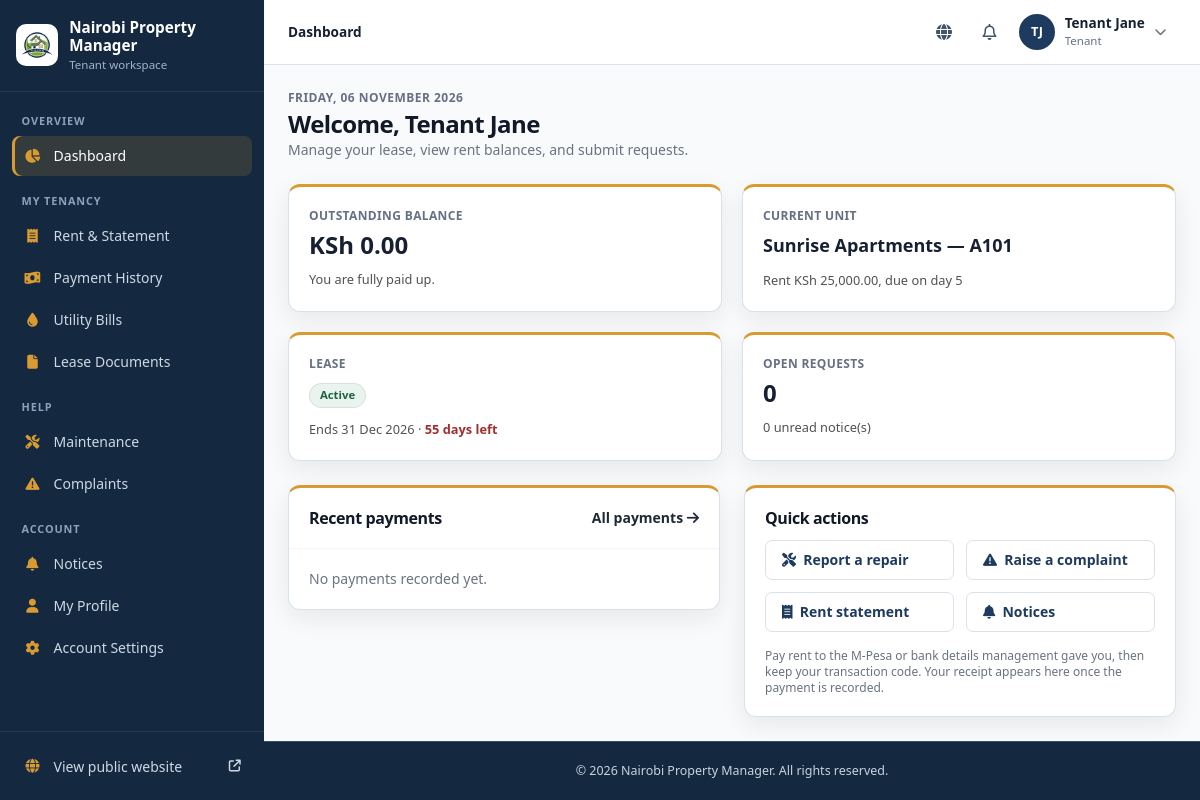
Page /tenant/dashboard.php (signed in) on the committed database.
### tables this page shows
CREATE TABLE IF NOT EXISTS tenants (
    id INT AUTO_INCREMENT PRIMARY KEY,
    user_id INT NULL,
    full_name VARCHAR(100) NOT NULL,
    phone VARCHAR(20) NOT NULL,
    email VARCHAR(150) NOT NULL,
    national_id VARCHAR(50) NOT NULL UNIQUE,
    gender ENUM('Male', 'Female', 'Other') NOT NULL,
    date_of_birth DATE NULL,
    emergency_contact_name VARCHAR(100),
    emergency_contact_phone VARCHAR(20),
    occupation VARCHAR(100),
    employer VARCHAR(100),
    current_address TEXT,
    profile_photo VARCHAR(255),
    status ENUM('Active', 'Inactive', 'Evicted', 'Blacklisted') DEFAULT 'Active',
    created_at TIMESTAMP DEFAULT CURRENT_TIMESTAMP,
    FOREIGN KEY (user_id) REFERENCES users(id) ON DELETE SET NULL
);

CREATE TABLE IF NOT EXISTS leases (
    id INT AUTO_INCREMENT PRIMARY KEY,
    tenant_id INT NOT NULL,
    property_id INT NOT NULL,
    unit_id INT NOT NULL,
    start_date DATE NOT NULL,
    end_date DATE NOT NULL,
    monthly_rent DECIMAL(12, 2) NOT NULL,
    deposit DECIMAL(12, 2) NOT NULL,
    payment_due_day INT DEFAULT 5,
    notice_period_days INT DEFAULT 30,
    status ENUM('Active', 'Expired', 'Terminated', 'Pending', 'Renewed') DEFAULT 'Pending',
    special_terms TEXT,
    document_path VARCHAR(255),
    created_at TIMESTAMP DEFAULT CURRENT_TIMESTAMP,
    FOREIGN KEY (tenant_id) REFERENCES tenants(id) ON DELETE RESTRICT,
    FOREIGN KEY (property_id) REFERENCES properties(id) ON DELETE RESTRICT,
    FOREIGN KEY (unit_id) REFERENCES units(id) ON DELETE RESTRICT
);

CREATE TABLE IF NOT EXISTS properties (
    id INT AUTO_INCREMENT PRIMARY KEY,
    landlord_id INT NOT NULL,
    name VARCHAR(150) NOT NULL,
    property_type ENUM('Apartment', 'Flats', 'Bedsitters', 'Maisonettes', 'Townhouses', 'Commercial', 'Student Housing', 'Mixed Use', 'Single Family', 'Other') NOT NULL,
    description TEXT,
    location_id INT NOT NULL,
    physical_address VARCHAR(255) NOT NULL,
    latitude DECIMAL(10, 8) NULL,
    longitude DECIMAL(11, 8) NULL,
    number_of_units INT NOT NULL DEFAULT 0,
    year_built YEAR NULL,
    amenities TEXT,
    status ENUM('Active', 'Under Maintenance', 'Archived') DEFAULT 'Active',
    property_image VARCHAR(255) NULL,
    created_at TIMESTAMP DEFAULT CURRENT_TIMESTAMP,
    updated_at TIMESTAMP DEFAULT CURRENT_TIMESTAMP ON UPDATE CURRENT_TIMESTAMP,
    FOREIGN KEY (landlord_id) REFERENCES landlords(id) ON DELETE RESTRICT,
    FOREIGN KEY (location_id) REFERENCES locations(id) ON DELETE RESTRICT
);

CREATE TABLE IF NOT EXISTS units (
    id INT AUTO_INCREMENT PRIMARY KEY,
    property_id INT NOT NULL,
    unit_number VARCHAR(50) NOT NULL,
    floor VARCHAR(20) DEFAULT 'Ground',
    house_type ENUM('Bedsitter', 'Studio', '1 Bedroom', '2 Bedroom', '3 Bedroom', '4 Bedroom', 'Maisonette', 'Shop', 'Office', 'Other') NOT NULL,
    bedrooms INT DEFAULT 1,
    bathrooms INT DEFAULT 1,
    monthly_rent DECIMAL(12, 2) NOT NULL,
    deposit DECIMAL(12, 2) NOT NULL,
    service_charge DECIMAL(12, 2) DEFAULT 0.00,
    water_billing_method ENUM('Meter Reading', 'Fixed Rate', 'Per Unit', 'Shared') DEFAULT 'Meter Reading',
    electricity_billing_method ENUM('Prepaid', 'Postpaid Sub-Meter', 'Fixed') DEFAULT 'Prepaid',
    status ENUM('Vacant', 'Occupied', 'Reserved', 'Under Maintenance', 'Unavailable') DEFAULT 'Vacant',
    description TEXT,
    created_at TIMESTAMP DEFAULT CURRENT_TIMESTAMP,
    FOREIGN KEY (property_id) REFERENCES properties(id) ON DELETE CASCADE,
    UNIQUE KEY unique_property_unit (property_id, unit_number)
);

### tenant/dashboard.php (the view, shortened to what the rows shown need)
<?php
require_once __DIR__ . '/../config/auth.php';
require_once __DIR__ . '/../includes/functions.php';
$db = db();
$user = getCurrentUser();
$stmt = $db->prepare("SELECT * FROM tenants WHERE user_id = ?");
$stmt->execute([$user['id']]);
$tenant = $stmt->fetch();
$lease_stmt = $db->prepare("
    SELECT l.*, u.unit_number, p.name as property_name
    FROM leases l
    JOIN units u ON l.unit_id = u.id
    JOIN properties p ON l.property_id = p.id
    WHERE l.tenant_id = ? AND l.status = 'Active'
");
$lease_stmt->execute([$tenant['id']]);
$lease = $lease_stmt->fetch();
$daysLeft = $lease ? (int)floor((strtotime($lease['end_date']) - strtotime(date('Y-m-d'))) / 86400) : null;
$page_title = 'Tenant Dashboard';
include __DIR__ . '/../includes/layout_top.php';
?>
<div>
    <p class="page-eyebrow"><?php echo e(date('l, d F Y')); ?></p>
    <h1 class="text-2xl font-bold text-gray-900">Welcome, <?php echo e($tenant['full_name']); ?></h1>
    <p class="text-sm text-gray-500">Manage your lease, view rent balances, and submit requests.</p>
</div>
<div class="grid grid-cols-1 sm:grid-cols-2 xl:grid-cols-4 gap-5">
    <article class="stat-tile bg-white p-5 rounded-xl border border-gray-100 shadow-sm">
        <p class="stat-label">Current unit</p>
        <p class="stat-value text-lg"><?php echo $lease ? e($lease['property_name'] . ' — ' . $lease['unit_number']) : 'No active lease'; ?></p>
        <p class="stat-detail"><?php echo $lease ? 'Rent ' . e(format_currency($lease['monthly_rent'])) . ', due on day ' . (int)$lease['payment_due_day'] : ''; ?></p>
    </article>
    <article class="stat-tile bg-white p-5 rounded-xl border border-gray-100 shadow-sm">
        <p class="stat-label">Lease</p>
        <div class="mt-2"><?php echo render_status_badge($lease['status'] ?? 'None'); ?></div>
        <p class="stat-detail"><?php echo $lease ? 'Ends ' . e(format_date($lease['end_date'])) . ($daysLeft !== null && $daysLeft <= 60 ? ' · <span class="delta-bad">' . $daysLeft . ' days left</span>' : '') : ''; ?></p>
    </article>
</div>
<div class="grid grid-cols-1 lg:grid-cols-2 gap-6 items-start">
    <section class="bg-white rounded-xl border border-gray-100 shadow-sm overflow-hidden">
        <div class="p-5 border-b border-gray-100 flex justify-between gap-3"><h2 class="font-bold text-gray-900">Recent payments</h2></div>
    </section>
    <section class="bg-white rounded-xl border border-gray-100 shadow-sm p-5">
        <h2 class="font-bold text-gray-900 mb-3">Quick actions</h2>
    </section>
</div>
<?php include __DIR__ . '/../includes/layout_bottom.php'; ?>

### includes/navbar.php (shortened to what the rows shown need)
<?php
require_once __DIR__ . '/../config/auth.php';
require_once __DIR__ . '/functions.php';
$currentUser = getCurrentUser();
$isPublicPage = strpos($_SERVER['SCRIPT_NAME'] ?? '', '/public/') !== false || basename($_SERVER['SCRIPT_NAME'] ?? '') === 'index.php';
$role = $currentUser['role_name'] ?? '';
$dashboardUrl = $currentUser ? BASE_URL . '/' . dashboardPathForRole($role) : '';
?>
<?php if ($isPublicPage): ?>
<header class="public-header">
  <div class="site-container public-header-inner">
    <a class="brand" href="<?php echo BASE_URL; ?>/" aria-label="<?php echo e(APP_NAME); ?> home"><img class="brand-logo" src="<?php echo BASE_URL; ?>/assets/houselogo.avif" alt=""><span><?php echo e(APP_NAME); ?></span></a>
    <button type="button" class="mobile-menu-toggle" aria-controls="public-navigation" aria-expanded="false" aria-label="Open navigation"><span></span><span></span><span></span></button>
    <nav id="public-navigation" class="public-navigation" aria-label="Main navigation">
      <a href="<?php echo BASE_URL; ?>/" <?php echo basename($_SERVER['SCRIPT_NAME'] ?? '') === 'index.php' ? 'aria-current="page"' : ''; ?>>Home</a>
      <a href="<?php echo BASE_URL; ?>/public/properties.php">Properties</a>
      <a href="<?php echo BASE_URL; ?>/#services">Services</a>
      <a href="<?php echo BASE_URL; ?>/#about">About</a>
      <a href="<?php echo BASE_URL; ?>/public/contact.php">Contact</a>
      <span class="public-nav-actions">
        <?php if ($currentUser): ?>
          <?php if ($dashboardUrl !== ''): ?><a class="nav-login" href="<?php echo $dashboardUrl; ?>">My dashboard</a><?php endif; ?>
          <form method="post" action="<?php echo BASE_URL; ?>/api/logout.php"><?php echo csrf_field(); ?><button class="nav-cta" type="submit">Log out</button></form>
        <?php else: ?>
           <a class="nav-login" href="<?php echo BASE_URL; ?>/public/register.php">Register</a>
          <a class="nav-login" href="<?php echo BASE_URL; ?>/public/login.php">Log in</a>
          <a class="nav-cta" href="<?php echo BASE_URL; ?>/public/properties.php">Find a home</a>
        <?php endif; ?>
      </span>
    </nav>
  </div>
</header>
<?php else:
    require_once __DIR__ . '/shell.php';
    $crumbs = shell_breadcrumbs($dashboardUrl, $page_title ?? null);
    $bell = $currentUser ? shell_notifications((int)$currentUser['id']) : ['unread' => 0, 'latest' => []];
?>
<header class="app-topbar">
  <div class="app-topbar-inner">
    <nav class="topbar-breadcrumb hidden sm:block" aria-label="Breadcrumb"><ol>
      <?php foreach ($crumbs as $index => [$label, $url]): $isLast = $index === count($crumbs) - 1; ?>
        <li<?php echo $isLast ? ' aria-current="page"' : ''; ?>><?php if ($url && !$isLast): ?><a href="<?php echo e($url); ?>"><?php echo e($label); ?></a><?php else: ?><?php echo e($label); ?><?php endif; ?></li>
      <?php endforeach; ?>
    </ol></nav>
    <div class="topbar-actions">
      <a class="topbar-icon hidden sm:inline-flex" href="<?php echo BASE_URL; ?>/" target="_blank" rel="noopener" title="View public website" aria-label="View public website (opens in a new tab)"><i class="fa-solid fa-globe" aria-hidden="true"></i></a>
      <details class="topbar-menu">
        <summary class="topbar-icon" aria-label="Notifications<?php echo $bell['unread'] ? ', ' . $bell['unread'] . ' unread' : ''; ?>">
          <i class="fa-regular fa-bell" aria-hidden="true"></i>
        </summary>
      </details>
      <details class="topbar-menu">
        <summary class="topbar-user" aria-label="Account menu for <?php echo e($currentUser['full_name'] ?? ''); ?>">
          <span class="avatar" aria-hidden="true"><?php echo e(user_initials($currentUser['full_name'] ?? '')); ?></span>
          <span class="topbar-user-text hidden md:block"><strong><?php echo e($currentUser['full_name'] ?? ''); ?></strong><small><?php echo e($role); ?></small></span>
          <i class="fa-solid fa-chevron-down text-xs text-gray-500 hidden md:inline" aria-hidden="true"></i>
        </summary>
      </details>
    </div>
  </div>
</header>
<?php endif; ?>

### includes/functions.php (shortened to what the rows shown need)
<?php
function e($string) {
    return htmlspecialchars($string ?? '', ENT_QUOTES, 'UTF-8');
}
function format_currency($amount) {
    return 'KSh ' . number_format((float)($amount ?? 0), 2, '.', ',');
}
function render_status_badge($status) {
    $green = 'bg-green-100 text-green-800';
    $blue = 'bg-blue-100 text-blue-800';
    $yellow = 'bg-yellow-100 text-yellow-800';
    $orange = 'bg-orange-100 text-orange-800';
    $red = 'bg-red-100 text-red-800';
    $purple = 'bg-purple-100 text-purple-800';
    $colors = [
        'Active' => $green, 'Paid' => $green, 'Completed' => $green, 'Resolved' => $green, 'Approved' => $green,
        'Occupied' => $blue, 'Reviewed' => $blue, 'Assigned' => $blue, 'In Progress' => $blue, 'Under Review' => $blue, 'Renewed' => $blue, 'New' => $blue,
        'Vacant' => $yellow, 'Waiting' => $yellow, 'Rescheduled' => $yellow, 'Medium' => $yellow,
        'Pending' => $orange, 'Partial' => $orange, 'Submitted' => $orange, 'Open' => $orange, 'High' => $orange,
        'Unpaid' => $red, 'Overdue' => $red, 'Rejected' => $red, 'Terminated' => $red, 'Emergency' => $red,
        'Suspended' => $red, 'Evicted' => $red, 'Blacklisted' => $red,
        'Under Maintenance' => $purple, 'Reserved' => $purple,
    ];
    $class = $colors[$status] ?? 'bg-gray-100 text-gray-800';
    return '<span class="px-2.5 py-0.5 rounded-full text-xs font-semibold ' . $class . '">' . e($status) . '</span>';
}
function format_date($date) {
    $timestamp = strtotime((string)$date);
    return $timestamp ? date('d M Y', $timestamp) : (string)$date;
}

### rows in the picture
tenants: full_name "TJ", full_name "Tenant Jane"
leases: property.unit_number "Sunrise Apartments — A101", monthly_rent "KSh 25,000.00", payment_due_day "5", status "Active", end_date "31 Dec 2026", end_date "55"

### other values in the picture
APP_NAME "Nairobi Property Manager"
$role "Tenant"
$label "OVERVIEW MY TENANCY HELP ACCOUNT"
$label "Dashboard Rent & Statement Payment History Utility Bills Lease Documents Maintenance Complaints Notices My Profile Account Settings"
$label "Dashboard"
format_currency($balance) "KSh 0.00"
$openRequests "0"
$unreadNotices "0"
